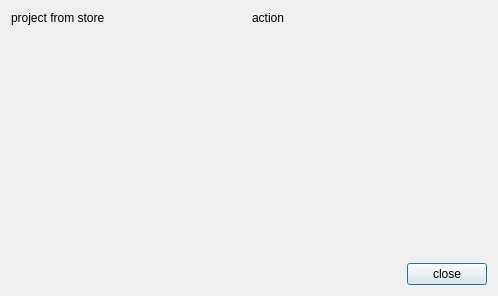
<?xml version="1.0" encoding="UTF-8"?>
<ui version="4.0">
 <class>StoreDialog</class>
 <widget class="QDialog" name="StoreDialog">
  <property name="geometry">
   <rect>
    <x>0</x>
    <y>0</y>
    <width>498</width>
    <height>296</height>
   </rect>
  </property>
  <property name="windowTitle">
   <string>Dialog</string>
  </property>
  <layout class="QVBoxLayout" name="verticalLayout_2">
   <item>
    <layout class="QHBoxLayout" name="horizontalLayout_2">
     <property name="topMargin">
      <number>0</number>
     </property>
     <item>
      <widget class="QLabel" name="label">
       <property name="text">
        <string>project from store</string>
       </property>
      </widget>
     </item>
     <item>
      <widget class="QLabel" name="label_2">
       <property name="text">
        <string>action</string>
       </property>
      </widget>
     </item>
    </layout>
   </item>
   <item>
    <layout class="QHBoxLayout" name="layout_content"/>
   </item>
   <item>
    <spacer name="verticalSpacer">
     <property name="orientation">
      <enum>Qt::Vertical</enum>
     </property>
     <property name="sizeHint" stdset="0">
      <size>
       <width>20</width>
       <height>40</height>
      </size>
     </property>
    </spacer>
   </item>
   <item>
    <layout class="QHBoxLayout" name="horizontalLayout">
     <item>
      <spacer name="horizontalSpacer">
       <property name="orientation">
        <enum>Qt::Horizontal</enum>
       </property>
       <property name="sizeHint" stdset="0">
        <size>
         <width>40</width>
         <height>20</height>
        </size>
       </property>
      </spacer>
     </item>
     <item>
      <widget class="QPushButton" name="pb_close">
       <property name="text">
        <string>close</string>
       </property>
      </widget>
     </item>
    </layout>
   </item>
  </layout>
 </widget>
 <resources/>
 <connections/>
</ui>
